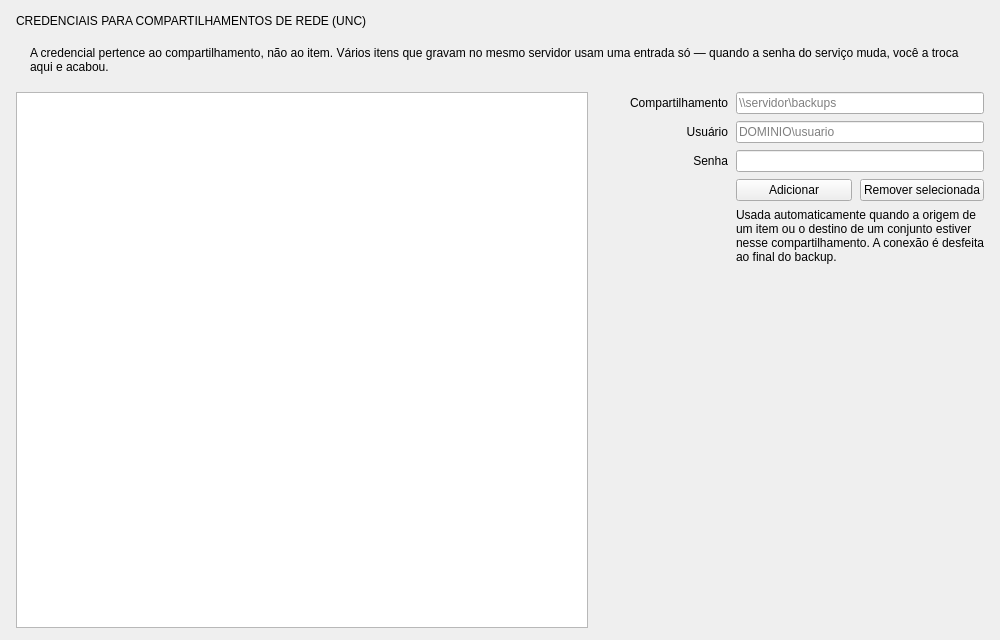
<?xml version="1.0" encoding="UTF-8"?>
<ui version="4.0">
 <class>TabNetwork</class>
 <!--
   Aba Rede: lista de credenciais a esquerda, formulario de cadastro a direita.
   Mesma grade de rotulo fixo das outras abas.
 -->
 <widget class="QWidget" name="TabNetwork">
  <property name="geometry">
   <rect><x>0</x><y>0</y><width>1000</width><height>640</height></rect>
  </property>
  <layout class="QVBoxLayout" name="rootLayout">
   <property name="leftMargin"><number>16</number></property>
   <property name="topMargin"><number>14</number></property>
   <property name="rightMargin"><number>16</number></property>
   <property name="bottomMargin"><number>12</number></property>
   <property name="spacing"><number>8</number></property>

   <item>
    <widget class="QLabel" name="lblNetSection">
     <property name="role" stdset="0"><string notr="true">section</string></property>
     <property name="text"><string>CREDENCIAIS PARA COMPARTILHAMENTOS DE REDE (UNC)</string></property>
    </widget>
   </item>

   <item>
    <widget class="QFrame" name="ruleBox">
     <property name="role" stdset="0"><string notr="true">rule</string></property>
     <layout class="QVBoxLayout" name="ruleLayout">
      <property name="leftMargin"><number>14</number></property>
      <property name="topMargin"><number>10</number></property>
      <property name="rightMargin"><number>14</number></property>
      <property name="bottomMargin"><number>10</number></property>
      <item>
       <widget class="QLabel" name="lblRuleText">
        <property name="wordWrap"><bool>true</bool></property>
        <property name="text"><string>A credencial pertence ao compartilhamento, não ao item. Vários itens que gravam no mesmo servidor usam uma entrada só — quando a senha do serviço muda, você a troca aqui e acabou.</string></property>
       </widget>
      </item>
     </layout>
    </widget>
   </item>

   <item>
    <layout class="QHBoxLayout" name="bodyLayout">
     <property name="spacing"><number>16</number></property>

     <item>
      <widget class="QListWidget" name="listCreds"/>
     </item>

     <item>
      <widget class="QWidget" name="credPanel">
       <property name="minimumSize"><size><width>380</width><height>0</height></size></property>
       <property name="maximumSize"><size><width>380</width><height>16777215</height></size></property>
       <layout class="QVBoxLayout" name="credLayout">
        <property name="leftMargin"><number>0</number></property>
        <property name="topMargin"><number>0</number></property>
        <property name="rightMargin"><number>0</number></property>
        <property name="bottomMargin"><number>0</number></property>
        <property name="spacing"><number>7</number></property>

        <item>
         <layout class="QGridLayout" name="gridCred">
          <property name="horizontalSpacing"><number>8</number></property>
          <property name="verticalSpacing"><number>7</number></property>
          <property name="leftMargin"><number>0</number></property>
          <property name="rightMargin"><number>0</number></property>

          <item row="0" column="0">
           <widget class="QLabel" name="lblUnc">
            <property name="role" stdset="0"><string notr="true">field</string></property>
            <property name="minimumSize"><size><width>124</width><height>0</height></size></property>
            <property name="maximumSize"><size><width>124</width><height>16777215</height></size></property>
            <property name="alignment"><set>Qt::AlignRight|Qt::AlignTrailing|Qt::AlignVCenter</set></property>
            <property name="text"><string>Compartilhamento</string></property>
           </widget>
          </item>
          <item row="0" column="1">
           <widget class="QLineEdit" name="editUnc">
            <property name="mono" stdset="0"><string notr="true">true</string></property>
            <property name="placeholderText"><string>\\servidor\backups</string></property>
           </widget>
          </item>

          <item row="1" column="0">
           <widget class="QLabel" name="lblNetUser">
            <property name="role" stdset="0"><string notr="true">field</string></property>
            <property name="minimumSize"><size><width>124</width><height>0</height></size></property>
            <property name="maximumSize"><size><width>124</width><height>16777215</height></size></property>
            <property name="alignment"><set>Qt::AlignRight|Qt::AlignTrailing|Qt::AlignVCenter</set></property>
            <property name="text"><string>Usuário</string></property>
           </widget>
          </item>
          <item row="1" column="1">
           <widget class="QLineEdit" name="editNetUser">
            <property name="placeholderText"><string>DOMINIO\usuario</string></property>
           </widget>
          </item>

          <item row="2" column="0">
           <widget class="QLabel" name="lblNetPass">
            <property name="role" stdset="0"><string notr="true">field</string></property>
            <property name="minimumSize"><size><width>124</width><height>0</height></size></property>
            <property name="maximumSize"><size><width>124</width><height>16777215</height></size></property>
            <property name="alignment"><set>Qt::AlignRight|Qt::AlignTrailing|Qt::AlignVCenter</set></property>
            <property name="text"><string>Senha</string></property>
           </widget>
          </item>
          <item row="2" column="1">
           <widget class="QLineEdit" name="editNetPass">
            <property name="echoMode"><enum>QLineEdit::Password</enum></property>
           </widget>
          </item>

          <item row="3" column="1">
           <layout class="QHBoxLayout" name="credActionsLayout">
            <property name="spacing"><number>8</number></property>
            <item><widget class="QPushButton" name="btnCredAdd">
             <property name="role" stdset="0"><string notr="true">accent</string></property>
             <property name="text"><string>Adicionar</string></property></widget></item>
            <item><widget class="QPushButton" name="btnCredDel">
             <property name="text"><string>Remover selecionada</string></property></widget></item>
           </layout>
          </item>

          <item row="4" column="1">
           <widget class="QLabel" name="lblCredHint">
            <property name="role" stdset="0"><string notr="true">hint</string></property>
            <property name="wordWrap"><bool>true</bool></property>
            <property name="text"><string>Usada automaticamente quando a origem de um item ou o destino de um conjunto estiver nesse compartilhamento. A conexão é desfeita ao final do backup.</string></property>
           </widget>
          </item>
         </layout>
        </item>

        <item>
         <spacer name="credSpacer">
          <property name="orientation"><enum>Qt::Vertical</enum></property>
          <property name="sizeHint" stdset="0"><size><width>0</width><height>1</height></size></property>
         </spacer>
        </item>
       </layout>
      </widget>
     </item>
    </layout>
   </item>
  </layout>
 </widget>
 <resources/>
 <connections/>
</ui>
